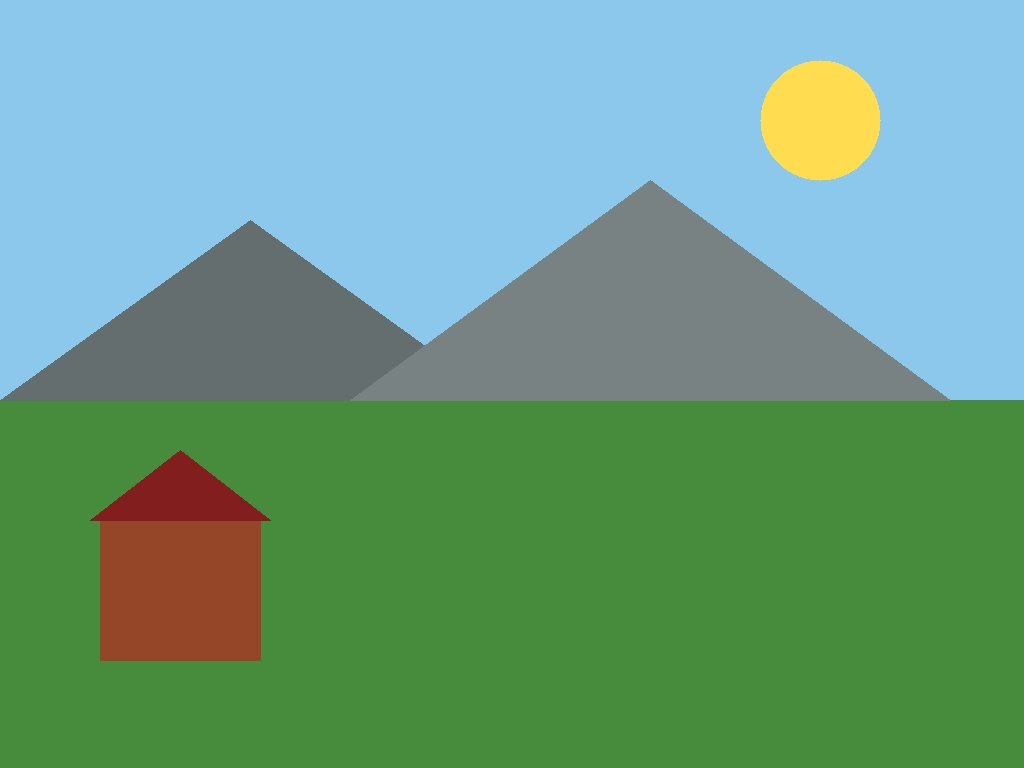
#> input picture day03/images/06_landscape.jpg, 1024 x 768 px
$ python step4.py
#> lines starting #> are read from the running program, lines starting #| are printed output that depends on the picture
import cv2
import numpy as np

img = cv2.imread("images/06_landscape.jpg")
#> img is the input picture: shape (768, 1024, 3); mean B, G, R 133.4, 158, 107.6

H, W = img.shape[:2]
#> H = 768; W = 1024


# 1. centered crop
ch, cw = 200, 200
y1 = (H - ch) // 2
#> y1 = 284
x1 = (W - ch) // 2
#> x1 = 412

center = img[y1:y1+ch, x1:x1+cw]
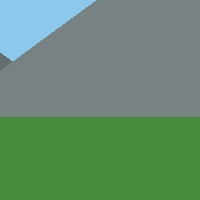
#> center: shape (200, 200, 3); mean B, G, R 110.2, 139.8, 101.3
print("y1, x1:", y1, x1, " center shape:", center.shape)
#| y1, x1: 284 412  center shape: (200, 200, 3)


# 2. crop from (x, y, w, h)
x, y, w, h = 100, 300, 250, 150
box = img[y:y + h, x:x + w]
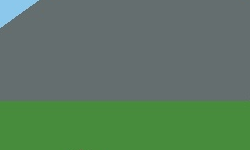
#> box: shape (150, 250, 3); mean B, G, R 96.2, 121.1, 91.1
print("box shape:", box.shape)
#| box shape: (150, 250, 3)

# 3. a crop is a view
view = img[0:100, 0:100]
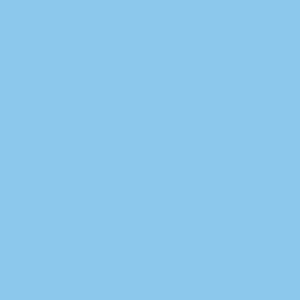
#> view: shape (100, 100, 3) (shown 3 times larger); mean B, G, R 236, 200, 140
view[:] = 0
#> view: shape (100, 100, 3); every value is 0
print("img[50, 50] after editing the view:", img[50, 50])
#| img[50, 50] after editing the view: [0 0 0]

# 4. a crop with .copy() is safe
img2 = cv2.imread("images/06_landscape.jpg")
safe = img2[0:100, 0:100].copy()
safe[:] = 0
print("img2[50, 50] after editing the copy:", img2[50, 50])
#| img2[50, 50] after editing the copy: [236 200 140]

cv2.imshow("center crop", center)
cv2.imshow("box crop", box)
cv2.imshow("img with its corner blacked out", img)
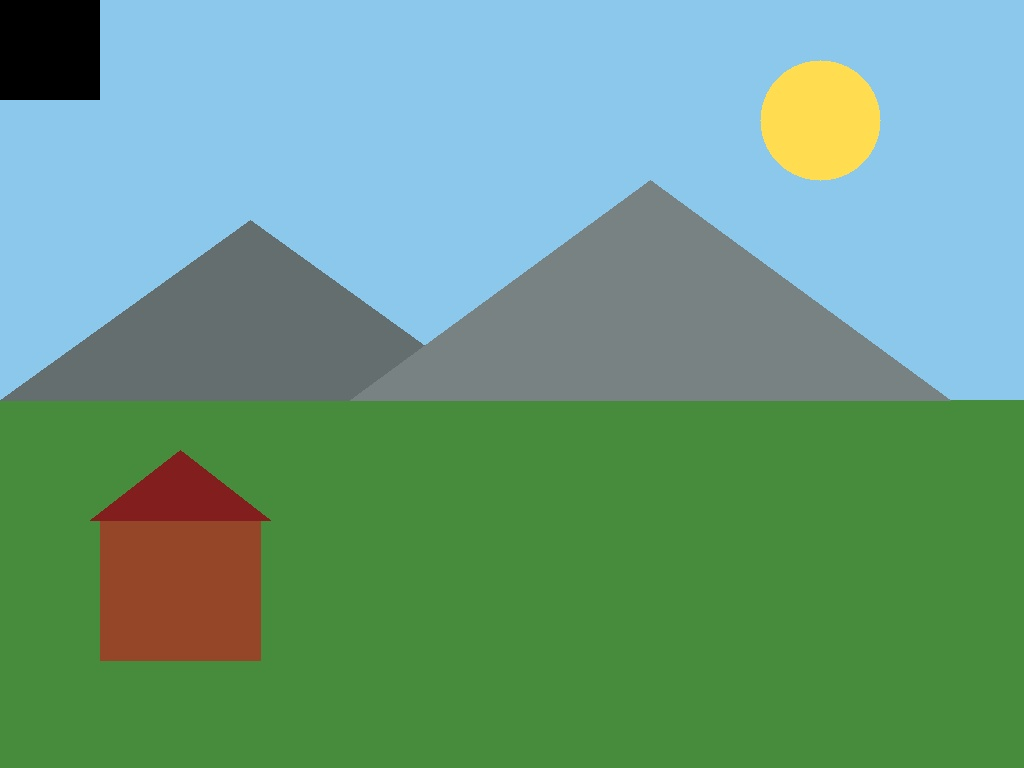
#> window 'img with its corner blacked ou': shape (768, 1024, 3); mean B, G, R 130.4, 155.5, 105.8
cv2.waitKey(0)
cv2.destroyAllWindows()
